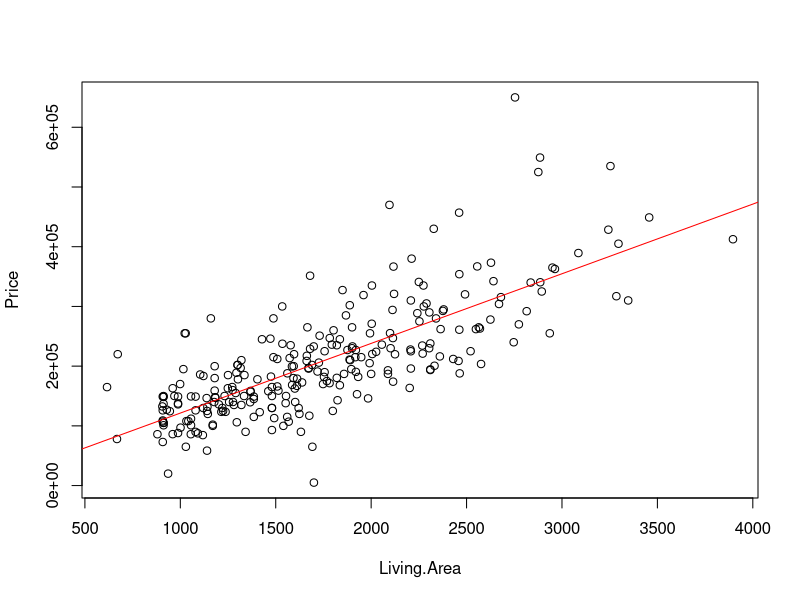

The R source for this figure: (Note: this script raises an error after producing the figure.)

real_estate_data = read.csv('real_estate_p.csv')
head(real_estate_data); dim(real_estate_data)

# Scatterplot
plot(Price~Living.Area, data=real_estate_data, xlab="Living.Area", ylab = "Price")

# Mean x and y
mean.x = mean(real_estate_data$Living.Area)
mean.y = mean(real_estate_data$Price)

# SD of x and y
sd.x = sd(real_estate_data$Living.Area)
sd.y = sd(real_estate_data$Price)

# Correlation
r = cor(real_estate_data$Living.Area, real_estate_data$Price)

#Slope
b1 = r*(sd.x/sd.y)

#Intercept
b0 = mean.y - b1 * mean.x

#LS Line
model <- lm(Price~Living.Area, data=real_estate_data); summary(model)
abline(model, col = 'Red')

# Confidence Interval
confint(model, level = 0.95)

predict(model, data.frame(Living.Area = 1850), level = 0.90, interval = "confidence")

summary(real_estate_data$Price)
newx = seq(0e+00, 6e+05)

# Superimpose scatterplot
ci90 = predict(model, newdata = dsata.frame(Living.Area=newx), level = 0.90, interval = "confidence" )
lines(newx, ci90[,2], col="blue"); lines(newx,ci90[,3],col="blue")


# Residual plot vs predicted value
plot(model$residuals~model$fitted.values, xlab = "Predicted", ylab = "Residual")
abline(0,0, col = 'Red')

# Normality plot of residuals
qqnorm(model$residuals)
qqline(model$residuals, col = 'red')

